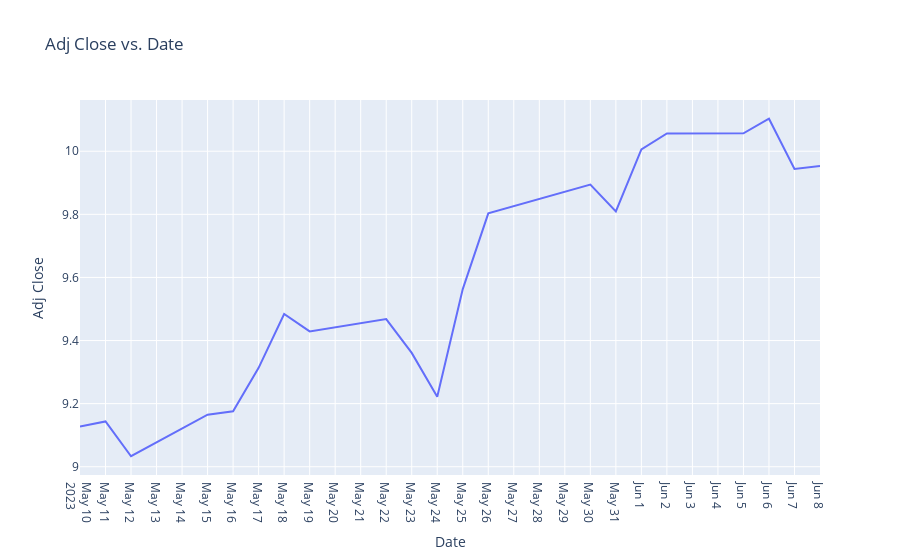

Here is the notebook cell this chart was saved with:
### Code cell
fig1 = go.Figure(data=go.Scatter(x=df_moving_avg_stock['date'], y=df_moving_avg_stock['moving_avg_price'], mode='lines'))

fig1.update_layout(
    xaxis_title='Date',
    yaxis_title='Adj Close',
    title='Adj Close vs. Date',
    xaxis=dict(
        tickmode='linear',
        dtick='D1',  # Set the tick frequency to one day (D1)
    )
)

fig1.show()

### Figure 1 — Plotly figure (JSON) as saved in the notebook; plotly's stock layout.template omitted (floating-point values rounded to 4 significant figures)
{"data": [{"mode": "lines", "type": "scatter", "x": ["2023-05-10", "2023-05-11", "2023-05-12", "2023-05-15", "2023-05-16", "2023-05-17", "2023-05-18", "2023-05-19", "2023-05-22", "2023-05-23", "2023-05-24", "2023-05-25", "2023-05-26", "2023-05-30", "2023-05-31", "2023-06-01", "2023-06-02", "2023-06-05", "2023-06-06", "2023-06-07", "2023-06-08"], "y": [9.128, 9.144, 9.033, 9.165, 9.176, 9.313, 9.484, 9.429, 9.468, 9.361, 9.222, 9.563, 9.803, 9.894, 9.809, 10.01, 10.06, 10.06, 10.1, 9.944, 9.954]}], "layout": {"title": {"text": "Adj Close vs. Date"}, "xaxis": {"dtick": "D1", "tickmode": "linear", "title": {"text": "Date"}}, "yaxis": {"title": {"text": "Adj Close"}}}}
